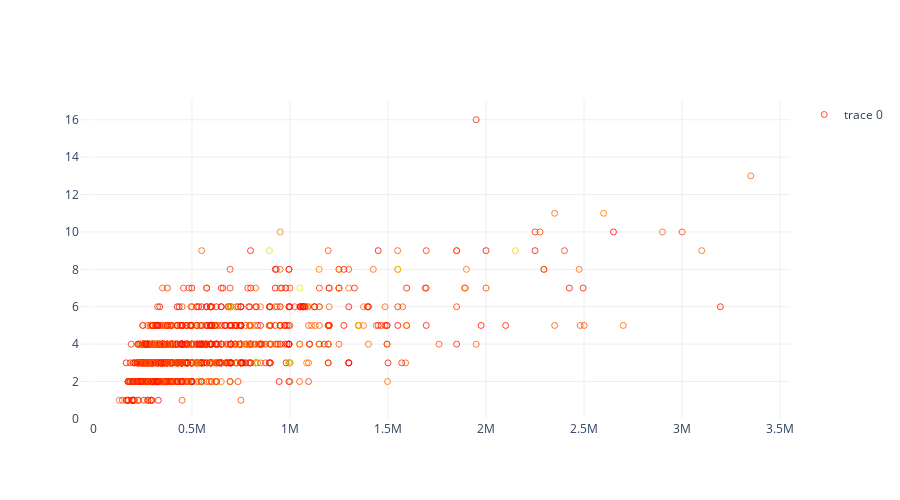

Write notebook code for a chart like this one.
### Code cell
fig = go.Figure()
fig.add_trace(go.Scatter(x=pararius[pararius['price']<4000000]['price'],
                         y=pararius[pararius['price']<4000000]['total_rooms'],
                         mode='markers',
                         marker=dict(color='rgba(0,0,0,0)',
                                     line_width=0.8,
                                     line_color = pararius['year_built'],
                                     line_colorscale='rainbow',
                                        ),
                         text=pararius['year_built']
                        )
                 ) 
fig.update_layout(width=900,
                  height=500,
                  plot_bgcolor='rgba(0,0,0,0)',
                  showlegend=True,
                  xaxis=dict(nticks=10, gridcolor='#EEEEEE'),
                  yaxis=dict(gridcolor='#EEEEEE', nticks=15),
                 )
fig.show()

### Figure 1 — Plotly figure (JSON) as saved in the notebook; plotly's stock layout.template omitted (floating-point values rounded to 4 significant figures; data arrays with more than 128 entries replaced by an {"elided": "..."} marker saying what was removed)
{"data": [{"marker": {"color": "rgba(0,0,0,0)", "line": {"color": {"elided": "1308 int values"}, "colorscale": [[0, "rgb(150,0,90)"], [0.125, "rgb(0,0,200)"], [0.25, "rgb(0,25,255)"], [0.375, "rgb(0,152,255)"], [0.5, "rgb(44,255,150)"], [0.625, "rgb(151,255,0)"], [0.75, "rgb(255,234,0)"], [0.875, "rgb(255,111,0)"], [1, "rgb(255,0,0)"]], "width": 0.8}}, "mode": "markers", "text": {"elided": "1308 int values"}, "type": "scatter", "x": {"elided": "1307 int values"}, "y": {"elided": "1307 int values"}}], "layout": {"height": 500, "plot_bgcolor": "rgba(0,0,0,0)", "showlegend": true, "width": 900, "xaxis": {"gridcolor": "#EEEEEE", "nticks": 10}, "yaxis": {"gridcolor": "#EEEEEE", "nticks": 15}}}
